Frame 1 (no input): blank canvas, image omitted
Frame 60 (the mouse pressed at the canvas centre just before this capture): blank canvas, image omitted
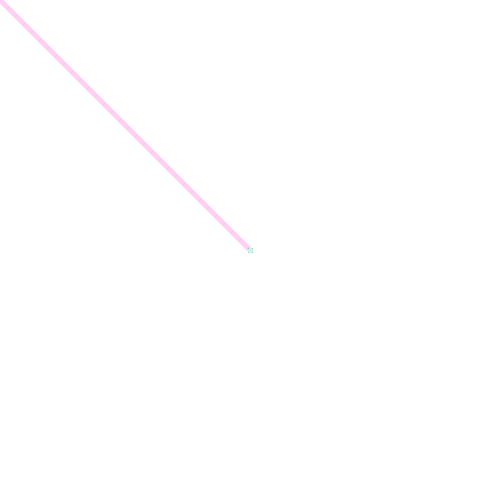
Frame 120 (the mouse held since frame 60 and released just before this capture)

The Processing sketch whose frames 1 and 60 were blank and that drew this single picture after the mouse press (run headless with seeded random() and noise(); from frame 60 on, the mouse is pressed at the canvas centre):

// Processing sketch: processing_60735
// ── processing_60735.pde

//Diana Chen
//cdiana@cmu.edu

void setup() {
  size(500,500);
  background(#ffffff);
}

void draw() {
  
 stroke(0);
 strokeWeight(5);
 smooth();

 if (mousePressed) { 
   stroke(random(height), random(width), 220, 100); // Drag your mouse to draw in random colors
   line(pmouseX, pmouseY, mouseX, mouseY); // draw line from initial position to last
 } 
 
}

  void keyPressed() { // press a key to clear the screen
  background(#ffffff);
  
}
